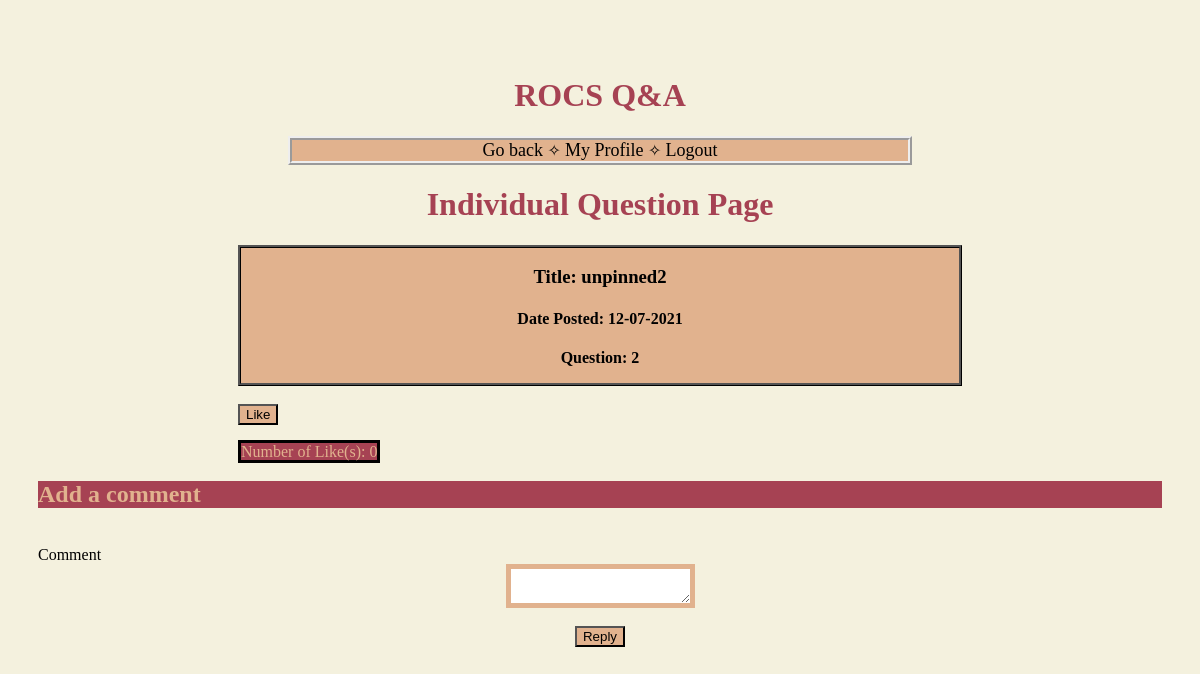
/home/2 (signed in), run on the app's committed database.
### models.py (models this page shows, shortened)
class Question(db.Model):
    question_id = db.Column("question_id", db.Integer, primary_key=True)
    title = db.Column("title", db.String(200))
    text = db.Column("text", db.String(600))
    posted_date = db.Column("posted_date", db.String(50))
    user_id = db.Column(db.Integer, db.ForeignKey("user.user_id"), nullable=False)
    replies = db.relationship("Reply", backref="question", cascade="all, delete-orphan", lazy=True)
    view_count = db.Column("view_count", db.Integer, default=0)
    num_likes = db.Column("Upvotes", db.Integer, db.ForeignKey("user.user_id"), db.ForeignKey("question.question_id"), default=0)
    pinned = db.Column("pinned", db.Boolean)

### flask_app.py (the view)
@app.route('/home/<question_id>', methods=['GET', 'POST'])
def get_question(question_id):
    if session.get('user'):
        my_question = db.session.query(Question).filter_by(question_id=question_id).one()
        my_question.view_count += 1
        if request.method == 'POST':
            my_question.num_likes += 1
        db.session.add(my_question)
        db.session.commit()
        form = ReplyForm()
        return render_template('question.html', question=my_question, form=form, num_likes=my_question.num_likes)
    else:
        return redirect(url_for('login'))

### forms.py
class ReplyForm(FlaskForm):
    class Meta:
        csrf = False
    reply = TextAreaField('Comment',validators=[Length(min=1)])
    submit = SubmitField('Reply')

### templates/question.html (shortened to what this page needs)
<!DOCTYPE html>
    <head>
        <link rel="stylesheet" href="{{ url_for('static', filename='main.css') }}">
    </head>
    <body>
    <h1>ROCS Q&A</h1>
    <nav>
        <a href="{{ url_for('index') }}"> Go back </a>
        &#10023;
        <a href="{{ url_for('get_profile') }}"> My Profile </a>
        &#10023;
        <a href="{{ url_for('logout') }}">Logout</a></nav>
    <h1>Individual Question Page</h1>
    <div id="postInfo">
        <h3><b>Title: {{ question.title }}</b></h3>
        <h4> Date Posted: {{ question.posted_date }}</h4>
        <p><b>Question: {{ question.text }}</b></p>
    </div>
    <br>
     <div class="upvote">
        <form action="{{ url_for('get_question', question_id = question.question_id) }}" method="POST">
        <button type="submit", name="likes", value="{{ question.question_id }}", class="btn btn-primary btn-sm">Like</button>
        <br>
        <p1 id="likes">Number of Like(s): {{ question.num_likes }}</p1>
        </form>
    </div>
        <form action="{{ url_for('new_reply', question_id=question.question_id) }}" method="post">
            <div class="formwrapper">
                <h2 class="title">Add a comment</h2>
                <br>
                    <div class="form-field">
                        {{ form.reply.label }} <br/> {{ form.reply }}
                     </div>
                <br>
                {{ form.submit }}
            </div>
        </form>
    </body>
</html>

### static/main.css (style rules this page uses)
body { padding: 30px 30px; background: #f4f1de; }
h1 { text-align: center; color: #a64253; }
h2 { color: #e1b28e; background: #a64253; }
h3 { text-align: center; }
h4 { text-align: center; }
p { text-align: center; }
textarea { display: block; margin-left: auto; margin-right: auto; border-style: solid; border-color: #e1b28e; border-width: 5px; }
input[type="submit" i] { display: block; margin-left: auto; margin-right: auto; background: #e1b28e; }
a { text-decoration: none; color: #000000; font-size: large; }
nav { text-align: center; background: #e1b28e; margin-left: 250px; margin-right: 250px; border: ridge; border-width: 4px; }
#postInfo { border: #000000; border-style: ridge; background: #e1b28e; margin-left: 200px; margin-right: 200px; }
button { display: block; margin-left: 200px; background: #e1b28e; }
#likes { color: #e1b28e; background: #a64253; margin-left: 200px; border: solid; border-color: #000000; }

### data on the page
Question: title "unpinned2", posted_date "12-07-2021", text "2", num_likes "0"
